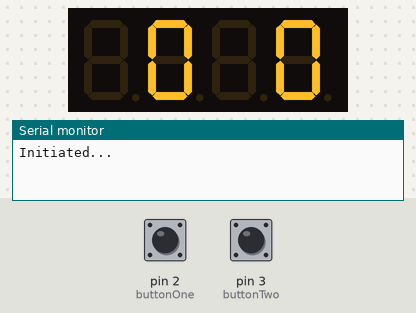
Simulated run of this sketch. Board: Arduino Uno, built with avr-gcc and run on an emulated ATmega328P. Shown: 4-digit seven-segment display, the last lines printed to the serial monitor. Inputs (shaded band) come from the test bench; at power-on: pin 2 (buttonOne) HIGH, pin 3 (buttonTwo) HIGH.

Above: at 1.2 s.
1.3 s: pin 2 (buttonOne) pulled LOW for 0.15 s
At 1.7 s:
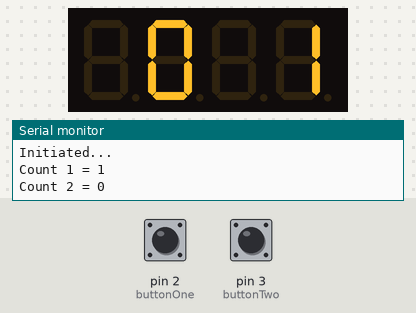
2.9 s: pin 2 (buttonOne) pulled LOW for 1 s
At 4.2 s:
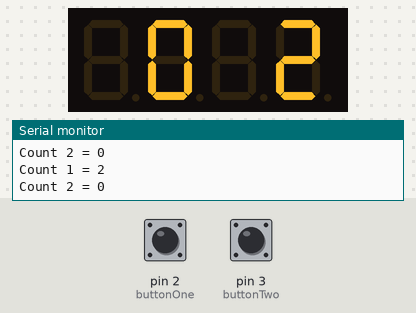
5.4 s: pin 3 (buttonTwo) pulsed LOW 5 times (0.12 s each, 0.3 s apart)
At 7.1 s:
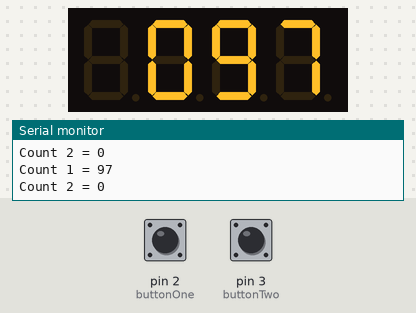
8.4 s: pin 3 (buttonTwo) pulled LOW for 0.15 s
At 9.6 s:
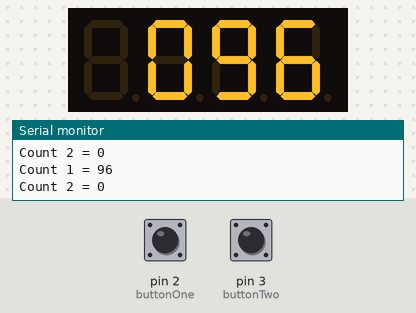
10.0 s: pin 3 (buttonTwo) pulled LOW for 1 s
12.5 s: pin 2 (buttonOne) pulsed LOW 5 times (0.12 s each, 0.3 s apart)
At 13.67 s:
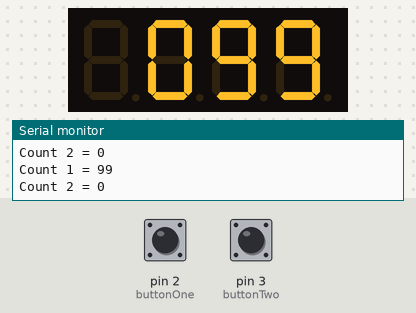
Timing chart, 0 to 15.5 s (numbered marks = the images above; inputs shaded):
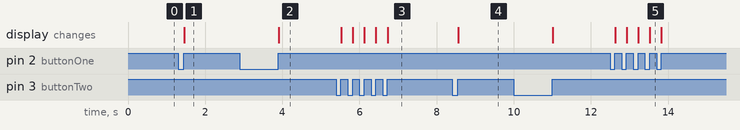

The sketch:

dualCounter.ino
```cpp
#include <Wire.h>
#include "Adafruit_LEDBackpack.h"
#include "Adafruit_GFX.h"

Adafruit_7segment matrix = Adafruit_7segment();

#include <Bounce2.h>

#define buttonOne 2
#define buttonTwo 3
#define debounceTime 5

#define MAX 99
#define MIN 0

byte counts[] = {0, 0};
byte count = 0;
boolean mode = false;
int old_state = 3;
int state = 3;

Bounce debouncer1 = Bounce();
Bounce debouncer2 = Bounce();

void displayCount();

void setup() {
  pinMode(buttonOne, INPUT_PULLUP);
  pinMode(buttonTwo, INPUT_PULLUP);

  debouncer1.attach(buttonOne);
  debouncer1.interval(debounceTime);

  debouncer2.attach(buttonTwo);
  debouncer2.interval(debounceTime);

  matrix.begin(0x70);
  matrix.println(0);
  matrix.writeDigitNum(1, 0);
  matrix.writeDigitRaw(2, 0x04);
  matrix.writeDisplay();

  Serial.begin(9600);
  Serial.println("Initiated...");
}

void loop() {
  debouncer1.update();
  debouncer2.update();

  old_state = state;
  state = (debouncer1.read() << 1) | debouncer2.read();

  if (old_state == 0 && state != 3) {
    state = 0;
  }

  if (state == 3 && old_state != 3) {
    switch (old_state) {
      case 0:
        // both pressed
        Serial.println("Switching Modes");
        mode = !mode;
        break;
      case 1:
        // buttonOne pressed
        counts[mode]++;
        if (counts[mode] > MAX) {
          Serial.println("Count too high... Rolling over");
          counts[mode] = MIN;
          count = MIN;
        }
        break;
      case 2:
        // buttonTwo pressed
        counts[mode]--;
        if (counts[mode] > MAX) {
          Serial.println("Count too high... ");
          counts[mode] = MAX;
          count = MAX;
        }
        break;
      case 3:
        // none pressed
        break;
    }
    Serial.print("Count 1");
    Serial.print(" = ");
    Serial.println(counts[0]);
    Serial.print("Count 2");
    Serial.print(" = ");
    Serial.println(counts[1]);
    Serial.println();

    displayCount();
  }
}

void displayCount() {
  //  Serial.println(counts[0]%10);
  //  Serial.println(counts[0]/10);
  matrix.print(0);
  if (mode) {
    matrix.writeDigitRaw(2, 0x08);
  }
  else {
    matrix.writeDigitRaw(2, 0x04);

  }
  byte tens = counts[0] / 10;
  byte ones = counts[0] % 10;
  if (tens != 0) {
    matrix.writeDigitNum(3, tens);
  }
  matrix.writeDigitNum(4, ones);
  tens = counts[1] / 10;
  ones = counts[1] % 10;
  if (tens != 0) {
    matrix.writeDigitNum(0, tens);
  }
  matrix.writeDigitNum(1, ones);

  //  int countDisplay = counts[1] * 100 + counts[0];
  //  Serial.print("countDisplay = ");
  //  Serial.println(countDisplay);
  //  matrix.print(countDisplay);
  matrix.writeDisplay();
}
```

Measured:
- after the input at 1.3 s, the display: changes after 0.16 s (image 1)
- after the input at 2.9 s, the display: changes after 1.0 s (image 2)
- after the input at 5.4 s, the display: first changes after 0.13 s (image 3 shows a later state)
- after the input at 8.4 s, the display: changes after 0.16 s (image 4)
- after the input at 12.5 s, the display: first changes after 0.13 s (image 5 shows a later state)
